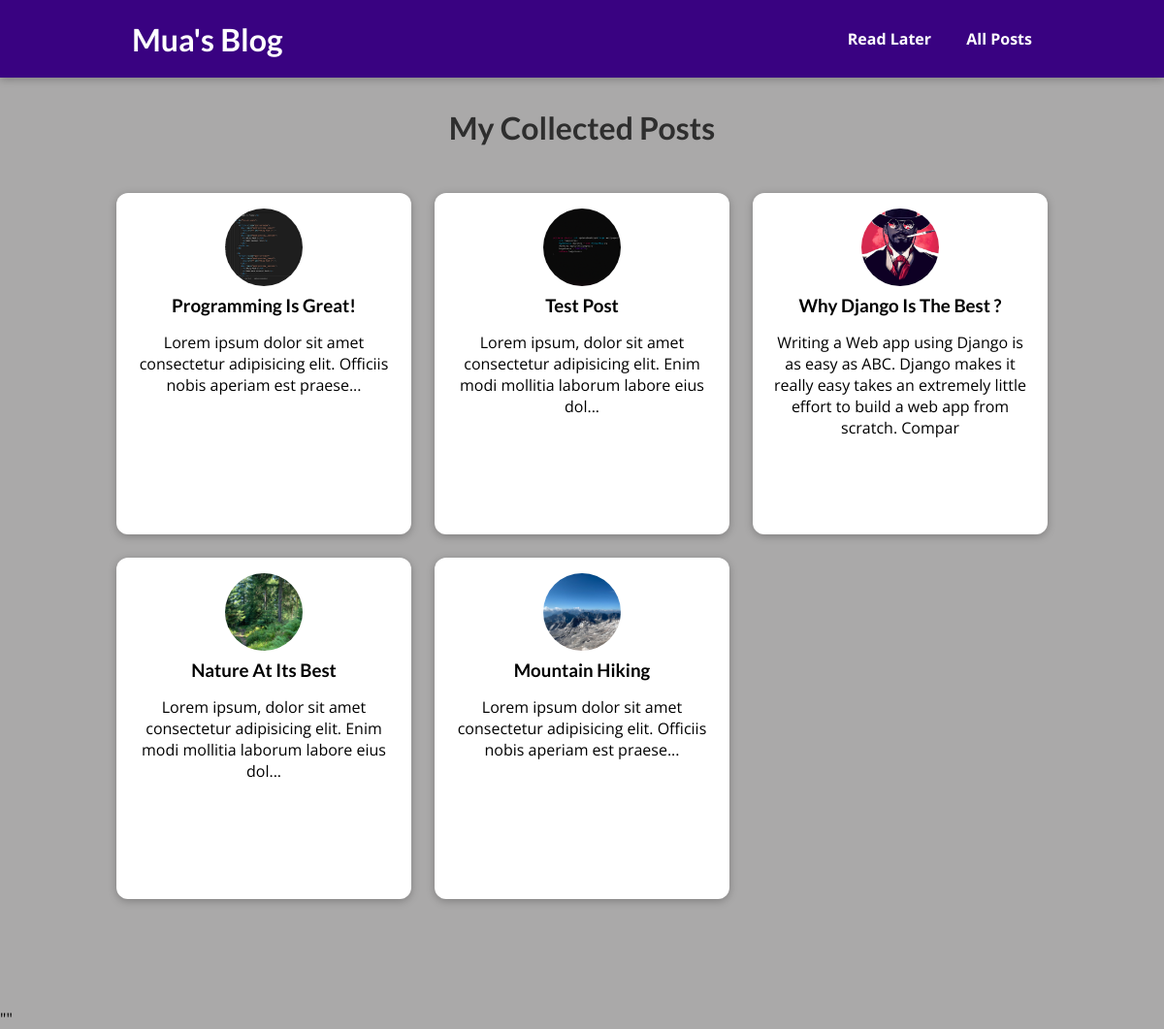
The page /posts on the database its author committed.
### blog/models.py (models this page shows, shortened)
class Post(models.Model):
    title = models.CharField(max_length=150)
    excerpt = models.CharField(max_length=150)
    image = models.ImageField(upload_to="images/", null=True)
    date = models.DateTimeField(auto_now=True)
    slug = models.SlugField(unique=True)
    content = models.TextField(validators=[MinLengthValidator(20)])
    author = models.ForeignKey(Author, on_delete=models.SET_NULL, null=True)
    tag = models.ManyToManyField(Tag, related_name="post")

### blog/views.py (the view)
# urls.py: path('posts', views.PostsView.as_view(), name='posts-page'),
class PostsView(ListView):
    template_name = "blog/all-posts.html"
    model = Post
    context_object_name = "posts"
    ordering = ["-date"]

### blog/templates/blog/all-posts.html (shortened to what this page needs)
{% extends 'base.html' %}
{% load static %}
{% block links %}
    <link rel="stylesheet" href="{% static 'blog/all-posts.css' %}">
    <link rel="stylesheet" href="{% static 'blog/post.css' %}">
{% endblock  %}
{% block content %}
    <section id="all-posts">
        <h2>My Collected Posts</h2>
        <ul>
            {% for post in posts %}
                {% include 'blog/includes/post.html' %}
            {% endfor %}
        </ul>
    </section>
{% endblock  %}

### blog/templates/blog/includes/post.html
{% load static %}
<li>
    <article class='post'>
        <a href="{% url 'post-detail-page' post.slug %}">
            <img src="{{ post.image.url }}" alt="{{ post.title }}">
            <div class="post__content">
                <h3>{{ post.title }}</h3>
                <p>
                    {{ post.excerpt }}
                </p>
            </div>
        </a>
    </article>
</li>

### static/app.css (style rules this page uses)
* { box-sizing: border-box; }
html { font-family: 'Open Sans', 'Lato', sans-serif; }
body { margin: 0; background-color: rgb(170, 169, 169) !important; }
h1, h2, h3 { font-family: 'Lato', sans-serif; font-weight: bold; }

### blog/static/blog/all-posts.css (style rules this page uses)
body { background-color: #e7e7e7; }
#all-posts { margin: 7rem auto; width: 90%; max-width: 60rem; }
#all-posts h2 { text-align: center; font-size: 2rem; color: #2e2e2e; margin: 3rem 0; }
ul { list-style: none; margin: 0; padding: 0; display: grid; grid-template-columns: repeat(auto-fill, minmax(17rem, 1fr)); gap: 1.5rem; }
.post img { width: 7rem; height: 7rem; }
.post a { height: 22rem; transform-origin: center; box-shadow: 0 2px 8px rgba(0, 0, 0, 0.25); border-radius: 12px; background-color: white; }

### blog/static/blog/post.css (style rules this page uses)
.post { display: flex; flex-direction: column; align-items: center; text-align: center; }
.post a { text-decoration: none; color: black; transition: all 0.2s ease; padding: 1rem; }
.post img { width: 5rem; height: 5rem; object-fit: cover; border-radius: 50%; }
.post h3 { margin: 0.25rem 0; }

### rows shown on the page
Post: image (picture), title "Programming Is Great!", excerpt "Lorem ipsum dolor sit amet consectetur adipisicing elit. Officiis nobis aperiam est praese..."
Post: image (picture), title "Test Post", excerpt "Lorem ipsum, dolor sit amet consectetur adipisicing elit. Enim modi mollitia laborum labore eius dol..."
Post: image (picture), title "Why Django Is The Best ?", excerpt "Writing a Web app using Django is as easy as ABC. Django makes it really easy takes an extremely little effort to build a web app from scratch. Compar"
Post: image (picture), title "Nature At Its Best", excerpt "Lorem ipsum, dolor sit amet consectetur adipisicing elit. Enim modi mollitia laborum labore eius dol..."
Post: image (picture), title "Mountain Hiking", excerpt "Lorem ipsum dolor sit amet consectetur adipisicing elit. Officiis nobis aperiam est praese..."
